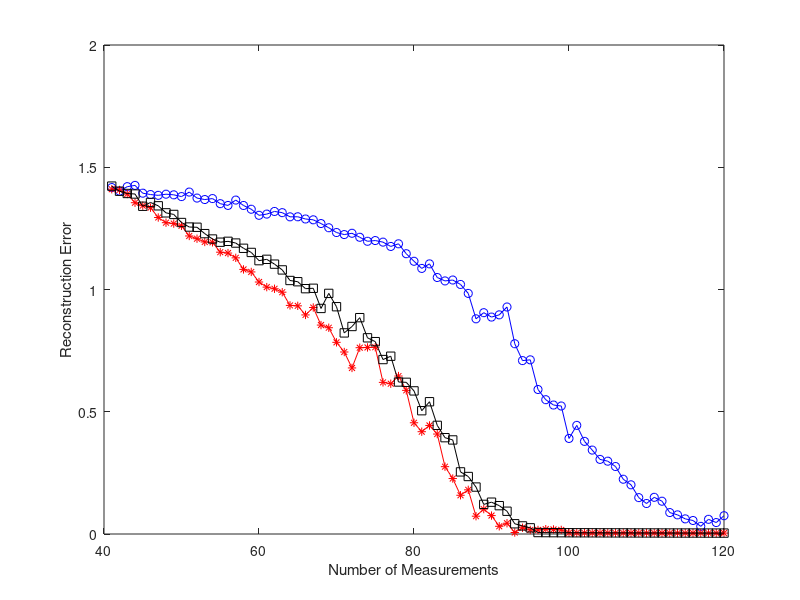

Here is the MATLAB script that generated this plot: (Note: this script raises an error after producing the figure.)
%--------------------------------------------------------------
% This code generates Figure 4a of the following paper: 
% "Bayesian Compressive Sensing" (Preprint, 2007).
% The dataset used is similar to the one used in l1qc_example.m, 
% an example from l1magic. 
% Coded by: Shihao Ji, ECE, Duke University
% last change: Jan. 2, 2007
%--------------------------------------------------------------
clear all
%
load DataFig04ab_random.mat
rand_mean = mean(err);
rand_std = std(err);
load DataFig04ab_optimized.mat
opt_mean = mean(err);
opt_std = std(err);
load DataFig04ab_approx.mat
app_mean = mean(err);
app_std = std(err);
%
base = 40;
ns = 80;
dN = 1;
% plot the mean

plot(base+(1:ns)*dN,rand_mean,'b-o');
hold on;
plot(base+(1:ns)*dN,opt_mean,'r-*');
hold on;
plot(base+(1:ns)*dN,app_mean,'k-s');
xlabel('Number of Measurements'); ylabel('Reconstruction Error');
box on;
legend('Random','Optimized','Approx.',1);
